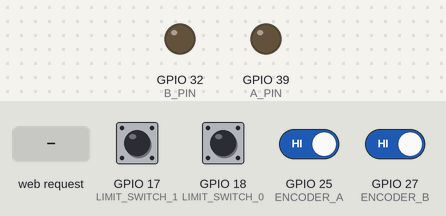
This sketch was run on a simulated ESP32. On the bench: output pins drawn as LEDs (lit = HIGH). The test bench sets the inputs (shaded band); at power-on: GPIO 25 (ENCODER_A), GPIO 27 (ENCODER_B) HIGH, GPIO 17 (LIMIT_SWITCH_1), GPIO 18 (LIMIT_SWITCH_0) LOW. WiFi joins after 1.5 s; servers stay silent unless stated; what the sketch prints to the serial monitor is not drawn.

Above: at 2.7 s.
2.8 s: HTTP request GET /H received
At 3.6 s:
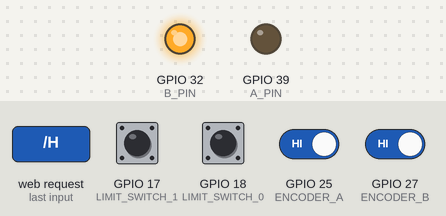
Timing chart, 0 to 5.8 s (numbered marks = the images above; inputs shaded):
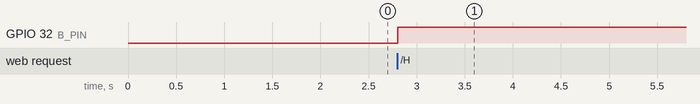

Measured:
- after the input at 2.8 s, GPIO 32 (B_PIN): LOW → HIGH at once

The sketch:

firmware.ino
```cpp
#include <WiFi.h>

#define LIMIT_SWITCH_0 18
#define LIMIT_SWITCH_1 17
#define A_PIN 39
#define B_PIN 32
#define ENCODER_A 25
#define ENCODER_B 27

#define ENCODER_LIMIT 255

volatile bool motor_shunt;             // 0: limit switch is TRIGGERED,    1: limit switch is OPEN
volatile bool motor_shunt_identifier;  // 0: limit switch 0 is TRIGGERED,    1: limit switch 0 is TRIGGERED


bool direction;  // 0: CW, 1: CCW
int counter = 0;

int target_pos = 0;

int encoder_state = 0;
int prev_encoder_state = encoder_state;

void trigger_motor_shunt_0() {
  motor_shunt = 1;
}

void trigger_motor_shunt_1() {
  motor_shunt = 1;
}

// read the encoder value, encode the readings into the state data
void read_encoder() {
  encoder_state = digitalRead(ENCODER_A);
  if (encoder_state != prev_encoder_state) {
    if (digitalRead(ENCODER_B) != encoder_state) {
      counter++;
    } else {
      counter--;
    }

    if (counter < 0) {
      counter = 0;
    } else if (counter > ENCODER_LIMIT) {
      counter = ENCODER_LIMIT;
    }
  }
  prev_encoder_state = encoder_state;
}

const char *ssid = "SETUP-7DD6";
const char *password = "boast2850canyon";

NetworkServer server(80);


void drive_motor(int target_pos) {
  read_encoder();
  direction = (counter < target_pos) ? 0 : 1;

  if (!motor_shunt) {
    while (abs(counter - target_pos) > 5) {
      if (direction) {
        digitalWrite(A_PIN, HIGH);
        digitalWrite(B_PIN, LOW);
      } else {
        digitalWrite(A_PIN, LOW);
        digitalWrite(B_PIN, HIGH);
      }
      delay(100);
    }
  } else {
    if (motor_shunt_identifier) {
      digitalWrite(A_PIN, HIGH);
      digitalWrite(B_PIN, LOW);
    } else {
      digitalWrite(A_PIN, LOW);
      digitalWrite(B_PIN, HIGH);
    }
  }
}


void setup() {
  Serial.begin(115200);
  // pin setup
  pinMode(LIMIT_SWITCH_0, INPUT);
  pinMode(LIMIT_SWITCH_1, INPUT);

  pinMode(A_PIN, OUTPUT);
  pinMode(B_PIN, OUTPUT);

  pinMode(ENCODER_A, INPUT);
  pinMode(ENCODER_B, INPUT);

  // attach interrupts to limit switches
  attachInterrupt(digitalPinToInterrupt(LIMIT_SWITCH_0), trigger_motor_shunt_0, CHANGE);
  attachInterrupt(digitalPinToInterrupt(LIMIT_SWITCH_1), trigger_motor_shunt_1, CHANGE);

  delay(10);

  // We start by connecting to a WiFi network

  Serial.println();
  Serial.println();
  Serial.print("Connecting to ");
  Serial.println(ssid);

  WiFi.begin(ssid, password);

  while (WiFi.status() != WL_CONNECTED) {
    delay(500);
    Serial.print(".");
  }

  Serial.println("");
  Serial.println("WiFi connected.");
  Serial.println("IP address: ");
  Serial.println(WiFi.localIP());

  server.begin();
}

void loop() {

  NetworkClient client = server.accept();  // listen for incoming clients

  if (client) {                     // if you get a client,
    Serial.println("New Client.");  // print a message out the serial port
    String currentLine = "";        // make a String to hold incoming data from the client
    while (client.connected()) {    // loop while the client's connected
      if (client.available()) {     // if there's bytes to read from the client,
        char c = client.read();     // read a byte, then
        Serial.write(c);            // print it out the serial monitor
        if (c == '\n') {            // if the byte is a newline character

          // if the current line is blank, you got two newline characters in a row.
          // that's the end of the client HTTP request, so send a response:
          if (currentLine.length() == 0) {
            // HTTP headers always start with a response code (e.g. HTTP/1.1 200 OK)
            // and a content-type so the client knows what's coming, then a blank line:
            client.println("HTTP/1.1 200 OK");
            client.println("Content-type:text/html");
            client.println();

            // the content of the HTTP response follows the header:
            client.print("Click <a href=\"/H\">here</a> to open.<br>");
            client.print("Click <a href=\"/L\">here</a> to close.<br>");

            // The HTTP response ends with another blank line:
            client.println();
            // break out of the while loop:
            break;
          } else {  // if you got a newline, then clear currentLine:
            currentLine = "";
          }
        } else if (c != '\r') {  // if you got anything else but a carriage return character,
          currentLine += c;      // add it to the end of the currentLine
        }

        // Check to see if the client request was "GET /H" or "GET /L":
        if (currentLine.endsWith("GET /H")) {
          Serial.println("open");
          drive_motor(255);
        }
        if (currentLine.endsWith("GET /L")) {
          Serial.println("close");
          drive_motor(0);
        }
      }
    }
    // close the connection:
    client.stop();
    Serial.println("Client Disconnected.");
  }
}
```
